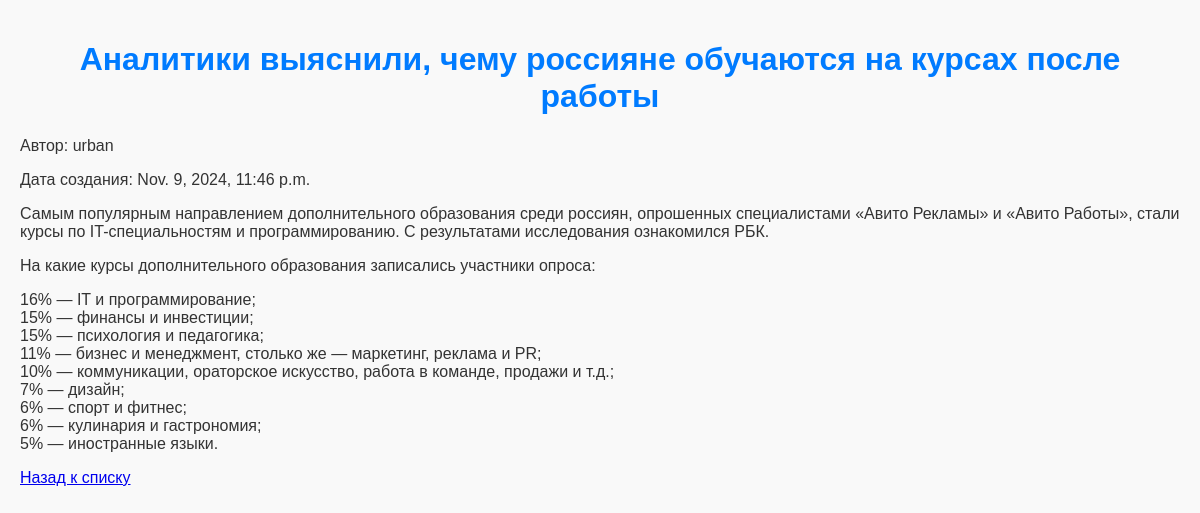
The app's page /post/1/ with its own data.
### task5/models.py (models this page shows, shortened)
class Post(models.Model):
    title = models.CharField(max_length=200)
    content = models.TextField()
    author = models.CharField(max_length=100)
    created_at = models.DateTimeField(auto_now_add=True)

### task5/views.py (the view)
# urls.py: path('post/<int:pk>/', post_detail, name='post_detail'),
def post_detail(request, pk):
    post = get_object_or_404(Post, pk=pk)
    return render(request, 'post_detail.html', {'post': post})

### templates/post_detail.html (shortened to what this page needs)
<!DOCTYPE html>
<html lang="en">
<head>
    {% load static %}
    <link rel="stylesheet" href="{% static 'css/styles.css' %}">
</head>
<body>
<h1>{{ post.title }}</h1>
<p>Автор: {{ post.author }}</p>
<p>Дата создания: {{ post.created_at }}</p>
<div>{{ post.content|linebreaks }}</div>
<a href="{% url 'post_list' %}">Назад к списку</a>
</body>
</html>

### static/css/styles.css (style rules this page uses)
body { font-family: Arial, sans-serif; background-color: #f9f9f9; color: #333; margin: 0; padding: 20px; }
h1 { text-align: center; color: #007BFF; }

### records on screen
Post: title "Аналитики выяснили, чему россияне обучаются на курсах после работы", author "urban", created_at "Nov. 9, 2024, 11:46 p.m.", content "Самым популярным направлением дополнительного образования среди россиян, опрошенных специалистами «Авито Рекламы» и «Авито Работы», стали курсы по IT-специальностям и программированию. С результатами исследования ознакомился РБК. На какие курсы дополнительного образования записались участники опроса: 16% — IT и программирование; 15% — финансы и инвестиции; 15% — психология и педагогика; 11% — бизнес и менеджмент, столько же — маркетинг, реклама и PR; 10% — коммуникации, ораторское искусство, работа в команде, продажи и т.д.; 7% — дизайн; 6% — спорт и фитнес; 6% — кулинария и гастрономия; 5% — иностранные языки."
